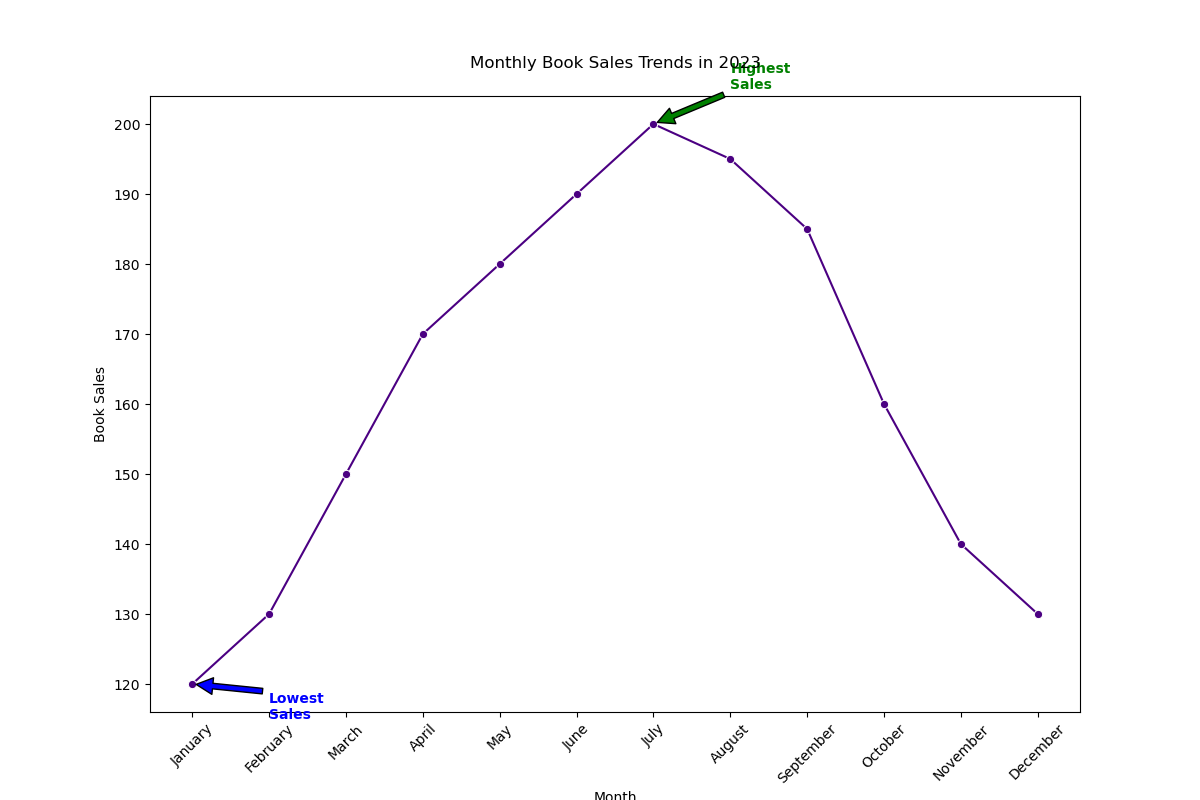

Generate this figure with Python:

import seaborn as sns
import pandas as pd
import matplotlib.pyplot as plt

# Data dictionary with month and corresponding book sales
data = {
    "Month": ["January", "February", "March", "April", "May", "June",
              "July", "August", "September", "October", "November", "December"],
    "Book_Sales": [120, 130, 150, 170, 180, 190, 200, 195, 185, 160, 140, 130]
}

# Create a DataFrame from the data dictionary
df = pd.DataFrame(data)

# Create a line chart
plt.figure(figsize=(12, 8))  # Changing the size of the chart
sns.lineplot(data=df, x="Month", y="Book_Sales", color="#4B0082", marker="o")

# Annotating the highest and lowest sales points
plt.annotate(
    'Highest\nSales', xy=('July', 200), xytext=('August', 205),
    arrowprops=dict(facecolor='green', shrink=0.05), color='green', weight='bold'
)
plt.annotate(
    'Lowest\nSales', xy=('January', 120), xytext=('February', 115),
    arrowprops=dict(facecolor='blue', shrink=0.05), color='blue', weight='bold'
)

# Adding chart title and labels
plt.title("Monthly Book Sales Trends in 2023", pad=20)
plt.xlabel("Month")
plt.ylabel("Book Sales")

# Customizing the appearance of the ticks on the x-axis for better readability
plt.xticks(rotation=45)

# Show the final plot
plt.show()
